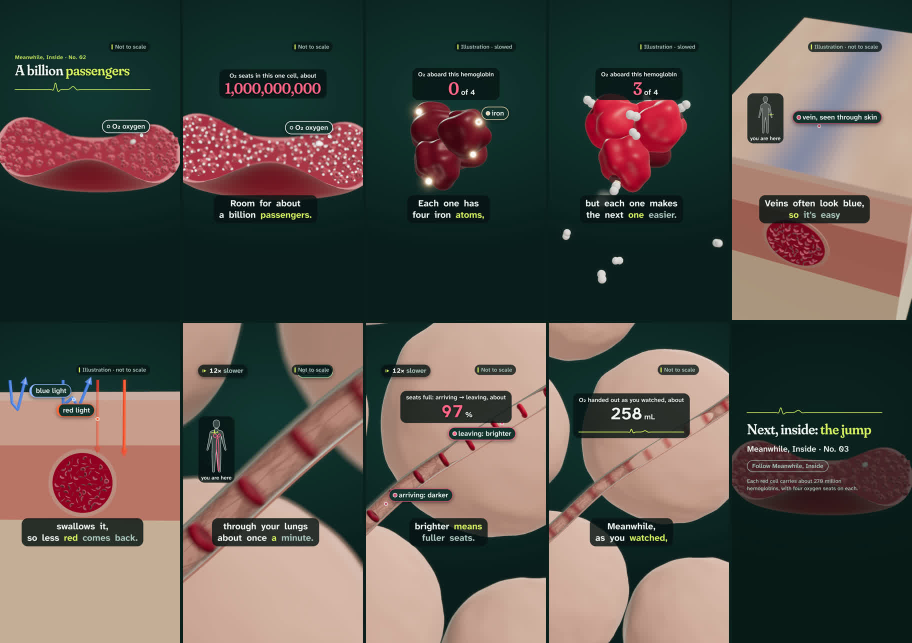
#> input picture films/channels/body/ep02/review/stills-ep02.jpg, 1824 x 1286 px, given in place of p3-start-kernels-bubble.webp, which was not available (shown at 1/2 size)
$ python render.py ../../../body/ep02/review/stills-ep02.jpg out.png out.png
#> lines starting #> are read from the running program, lines starting #| are printed output that depends on the picture
"""Reality Rulebook S3 Part 3: one-pass picture render.
  seg1.mp4 (the owner's kernel clip with a speed ramp) -> dissolve -> the owner's two stills with a camera push and a
  bubble-pop reveal (start still -> end still), plus counter / captions / schematic card in Episode 1-2's look.
  python3 -I render.py full out.mp4        render the whole picture
  python3 -I render.py frames t1,t2,...    write check PNGs
"""
import math, random, subprocess, sys
from pathlib import Path
import numpy as np
from PIL import Image, ImageDraw, ImageFont, ImageFilter

sys.path.insert(0, str(Path(__file__).parent))
from cfg import *

HERE = Path(__file__).parent
ST = HERE.parent.parent / "reference/clips/ep3"
FB = "/usr/share/fonts/truetype/dejavu/DejaVuSans-Bold.ttf"
FR = "/usr/share/fonts/truetype/dejavu/DejaVuSans.ttf"

S_IM = Image.open(ST / "p3-start-kernels-bubble.webp").convert("RGB")
#> S_IM is the input picture: PIL image 1824x1286 RGB; mean R, G, B 84.8, 80, 73.6
E_IM = Image.open(ST / "p3-end-droplet-ring.webp").convert("RGB")
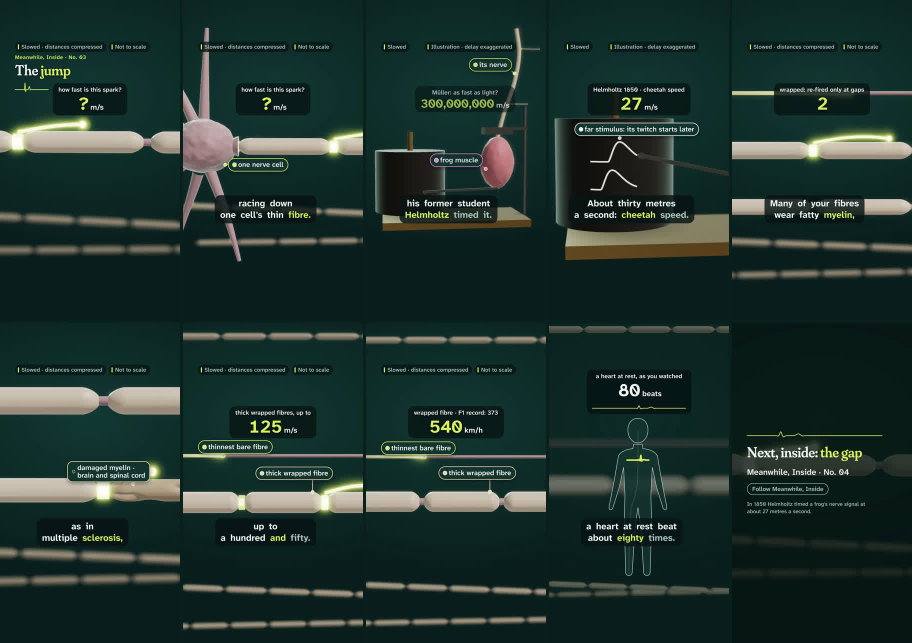
#> input picture films/channels/body/ep03/review/stills-ep03.jpg, 1824 x 1286 px, given in place of p3-end-droplet-ring.webp, which was not available (shown at 1/2 size)
#> E_IM is the input picture: PIL image 1824x1286 RGB; mean R, G, B 31.5, 51.5, 46
SW, SH = S_IM.size                      # 941 x 1672
#> SW = 1824; SH = 1286
SA = np.asarray(S_IM).astype(np.float32)
EA = np.asarray(E_IM).astype(np.float32)

BX, BY, BR = 448.0, 804.0, 190.0        # bubble centre / radius in the start still
PX, PY = 436.0, 975.0                   # where the popcorn touches the bubble: the hole opens here
R_END = 780.0
T_REVEAL = 7.0                          # seconds for the hole to sweep the frame (1,000x slower)
YY, XX = np.mgrid[0:SH, 0:SW].astype(np.float32)
D_P = np.sqrt((XX - PX) ** 2 + (YY - PY) ** 2)
D_B = np.sqrt((XX - BX) ** 2 + (YY - BY) ** 2)
DISK = np.clip((BR + 3 - D_B) / 3.0, 0, 1)
SOFT = 2.5 + (1 - DISK) * 90.0
ANG = (np.arctan2(YY - BY, XX - BX) / (2 * math.pi) + 0.5)


def hsv2rgb(h, s, v):
    i = np.floor(h * 6).astype(np.int32) % 6
    f = h * 6 - np.floor(h * 6)
    p, q, t = v * (1 - s), v * (1 - f * s), v * (1 - (1 - f) * s)
    r = np.choose(i, [v, q, p, p, t, v]); g = np.choose(i, [t, v, v, q, p, p]); b = np.choose(i, [p, p, t, v, v, q])
#> after `r = np.choose(i, [v, q, p, p, t, v])`:
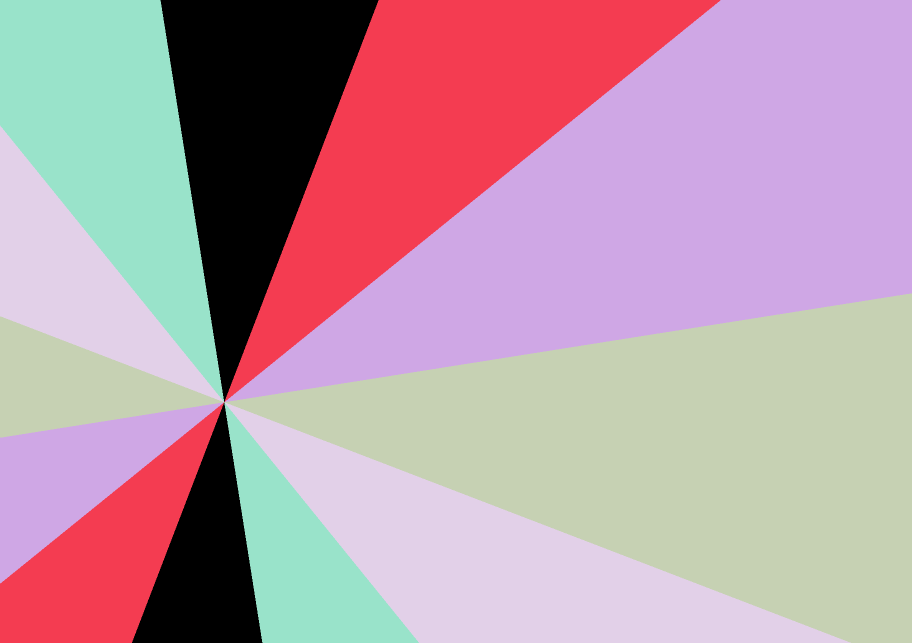
#> i: shape (1286, 1824) int32 (shown at 1/2 size); 6 distinct labels, from 0 to 5; one colour per label, 0 black
    return np.stack([r, g, b], -1)


RAINBOW = hsv2rgb((ANG * 2.0 + 0.55) % 1.0, np.full_like(ANG, 0.55), np.full_like(ANG, 1.0)) * 255.0


def ease(x):
    x = min(max(x, 0.0), 1.0)
    return 0.5 - 0.5 * math.cos(math.pi * x)


def lerp(a, b, x):
    return a + (b - a) * x


# [11 lines left out: function cam, not called in this run]


# droplets the film sheds as the hole sweeps (they sit on the revealed still's own frozen droplets)
rng = random.Random(7)
PARTS = []
while len(PARTS) < 150:
    ts = rng.uniform(0.9, 6.3)                      # seconds after the pop
    u = ts / T_REVEAL
    r = R_END * (u ** 0.85)
    th = rng.uniform(0, 2 * math.pi)
    x, y = PX + r * math.cos(th), PY + r * math.sin(th)
    if math.hypot(x - BX, y - BY) > BR - 6:
        continue
    ox, oy = x - BX, y - BY
    n = math.hypot(ox, oy) or 1.0
    sp = rng.uniform(14, 34)
    PARTS.append(dict(ts=ts, x=x, y=y, vx=ox / n * sp + rng.uniform(-6, 6), vy=oy / n * sp + rng.uniform(-9, 3),
                      s=rng.uniform(1.3, 3.2), life=rng.uniform(2.2, 3.4)))
#> in counter_img, `im = Image.new('RGBA', (W, H), (0, 0, 0, 0))`: im: PIL image 1080x1920 RGBA; every value is 0


# [44 lines left out: functions still_frame, render_still, not called in this run]


# ---------- overlays (counter, captions, schematic card) ----------
def _patch(im):
    a = np.asarray(im).astype(np.float32)
    al = a[..., 3] / 255.0
    ys, xs = np.nonzero(al > 0.003)
#> ys = 9887 values from 318 to 492; xs = 9887 values, max 950 at index 5923, min 699 at index 7049, mean 783.9
    y0, y1, x0, x1 = ys.min(), ys.max() + 1, xs.min(), xs.max() + 1
#> y0 = 318; y1 = 493; x0 = 699; x1 = 951
    return dict(x0=x0, y0=y0, x1=x1, y1=y1, rgb=a[y0:y1, x0:x1, :3], al=al[y0:y1, x0:x1])


def counter_img(num, l1, l2):
    im = Image.new("RGBA", (W, H), (0, 0, 0, 0)); d = ImageDraw.Draw(im)
    x = 700
    d.text((x, 378), num, font=ImageFont.truetype(FB, 78), fill=(18, 28, 40, 255), anchor="ls", stroke_width=3, stroke_fill=(255, 255, 255, 170))
    d.rectangle((x, 404, x + 64, 408), fill=(47, 85, 255, 255))
    f = ImageFont.truetype(FR, 26)
    d.text((x, 446), l1, font=f, fill=(24, 36, 52, 255), anchor="ls", stroke_width=2, stroke_fill=(255, 255, 255, 190))
    d.text((x, 486), l2, font=f, fill=(24, 36, 52, 255), anchor="ls", stroke_width=2, stroke_fill=(255, 255, 255, 190))
    return _patch(im)


def caption_img(text):
    im = Image.new("RGBA", (W, H), (0, 0, 0, 0)); d = ImageDraw.Draw(im)
    f = ImageFont.truetype(FB, 40)
    sh = Image.new("RGBA", (W, H), (0, 0, 0, 0)); ds = ImageDraw.Draw(sh)
    ds.multiline_text((W // 2 + 2, 1376 + 3), text, font=f, fill=(0, 0, 0, 170), anchor="mm", align="center", spacing=14, stroke_width=4, stroke_fill=(0, 0, 0, 170))
    sh = sh.filter(ImageFilter.GaussianBlur(2.0))
    im = Image.alpha_composite(im, sh); d = ImageDraw.Draw(im)
    d.multiline_text((W // 2, 1376), text, font=f, fill=(255, 255, 255, 255), anchor="mm", align="center", spacing=14, stroke_width=2, stroke_fill=(10, 14, 20, 235))
    return _patch(im)
#> in _patch (call 6), `al = a[..., 3] / 255.0`:
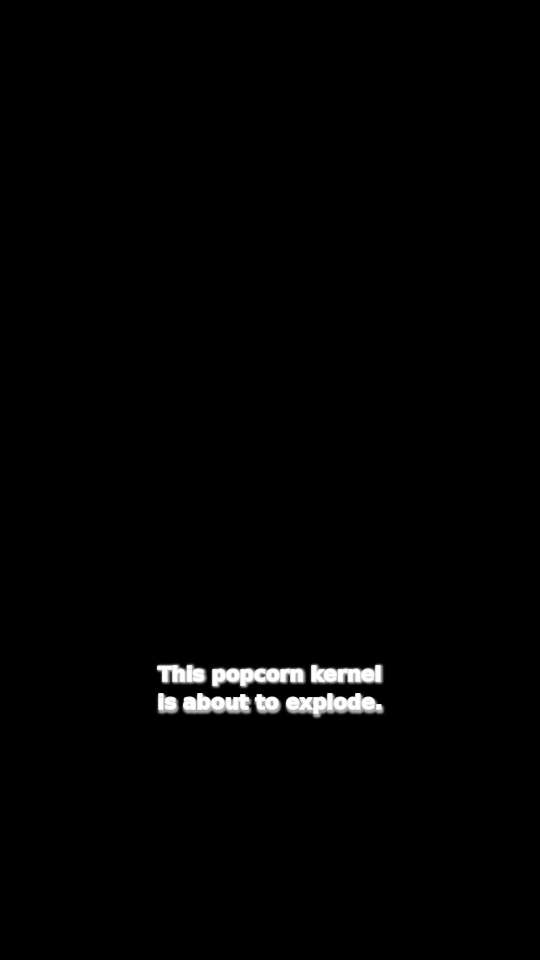
#> al: shape (1920, 1080) float32 (shown at 1/2 size); min 0, max 1, mean 0.0112
#> in _patch (call 6), `y0, y1, x0, x1 = ys.min(), ys.max() + 1, xs.min(), xs.max() + 1`: y0 = 1324; y1 = 1440; x0 = 309; x1 = 772


def card_img():
    im = Image.new("RGBA", (W, H), (0, 0, 0, 0))
    sh = Image.new("RGBA", (W, H), (0, 0, 0, 0)); ImageDraw.Draw(sh).rounded_rectangle((64, 1488, 640, 1800), 28, fill=(0, 0, 0, 90))
    im = Image.alpha_composite(im, sh.filter(ImageFilter.GaussianBlur(10)))
    d = ImageDraw.Draw(im)
    d.rounded_rectangle((56, 1478, 632, 1788), 28, fill=(252, 250, 246, 238))
    d.text((92, 1522), "HOLE EDGE", font=ImageFont.truetype(FB, 27), fill=(62, 74, 92, 255), anchor="ls")
    cx, cy, r = 190, 1650, 76
    d.ellipse((cx - r, cy - r, cx + r, cy + r), outline=(150, 170, 200, 255), width=5)
    d.arc((cx - r, cy - r, cx + r, cy + r), start=200, end=470, fill=(47, 85, 255, 255), width=8)
    ex, ey = cx + r * math.cos(math.radians(470)), cy + r * math.sin(math.radians(470))
    ang = math.radians(470 + 90)
    tip = (ex + 22 * math.cos(ang), ey + 22 * math.sin(ang))
    l = (ex + 14 * math.cos(ang - 2.2), ey + 14 * math.sin(ang - 2.2)); rr = (ex + 14 * math.cos(ang + 2.2), ey + 14 * math.sin(ang + 2.2))
    d.polygon([tip, l, rr], fill=(47, 85, 255, 255))
    d.text((310, 1636), "about 16 mph", font=ImageFont.truetype(FB, 36), fill=(18, 28, 40, 255), anchor="ls")
    d.text((310, 1680), "in real life", font=ImageFont.truetype(FR, 27), fill=(78, 90, 108, 255), anchor="ls")
    return _patch(im)


def build_overlays():
    ov = dict(counter=[(s, e, _c) for (n, a, b, s, e) in COUNTER for _c in [counter_img(n, a, b)]],
              caps=[(s, e, caption_img(tx)) for (tx, s, e) in CAPS],
              card=(CARD[0], CARD[1], card_img()))
#> in caption_img (call 3), `sh = sh.filter(ImageFilter.GaussianBlur(2.0))`:
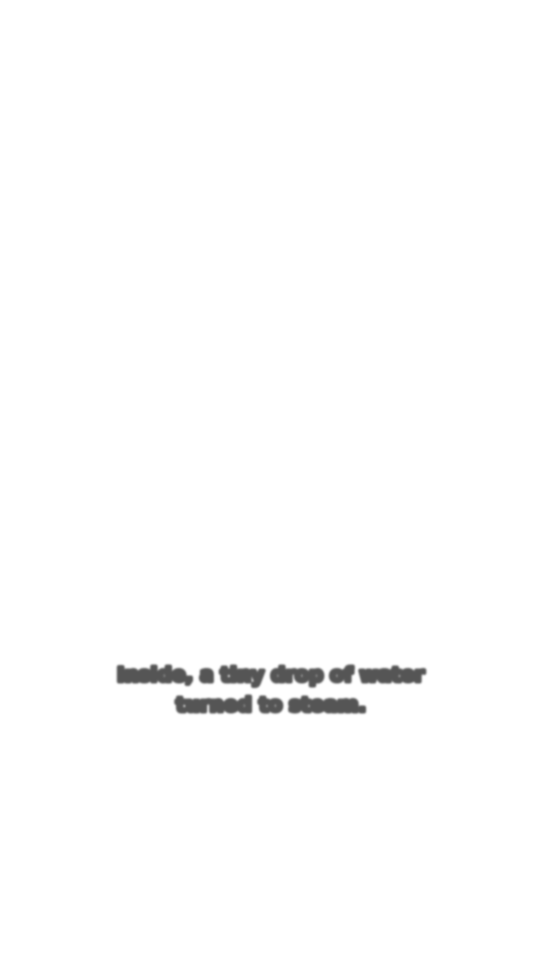
#> sh: PIL image 1080x1920 RGBA (shown at 1/2 size); mean R, G, B, A 0, 0, 0, 2.2; transparent parts drawn white
#> in _patch (call 12), `a = np.asarray(im).astype(np.float32)`:
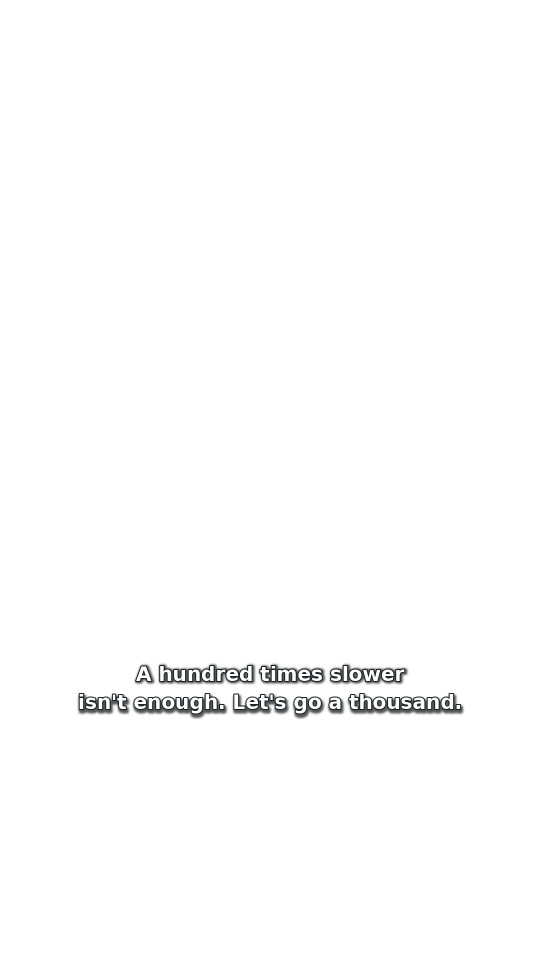
#> a: shape (1920, 1080, 4) float32 (shown at 1/2 size); mean R, G, B, A 1.9, 1.9, 2, 4.1; transparent parts drawn white
#> in _patch (call 12), `y0, y1, x0, x1 = ys.min(), ys.max() + 1, xs.min(), xs.max() + 1`: y1 = 1441; x0 = 152; x1 = 931
#> in _patch (call 15), `al = a[..., 3] / 255.0`:
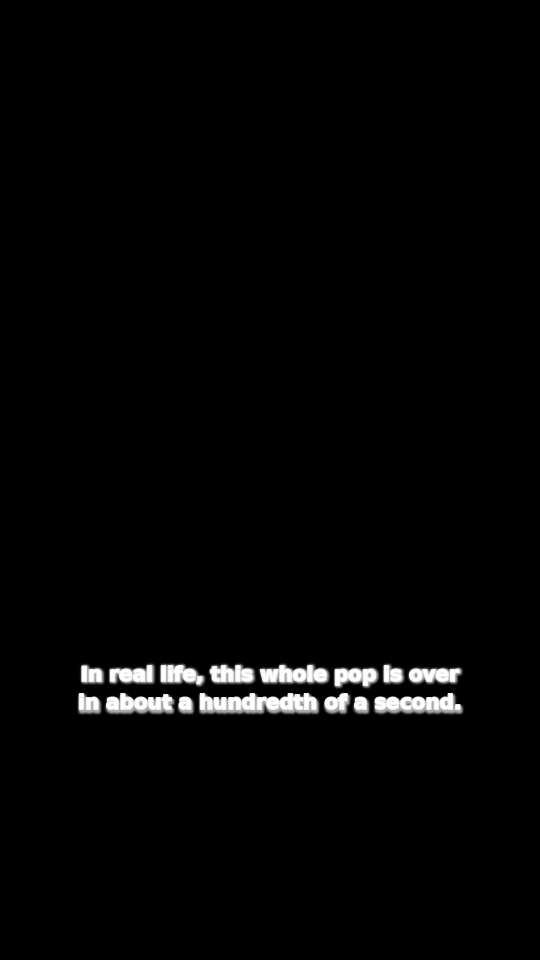
#> al: shape (1920, 1080) float32 (shown at 1/2 size); min 0, max 1, mean 0.0184
#> in _patch (call 15), `y0, y1, x0, x1 = ys.min(), ys.max() + 1, xs.min(), xs.max() + 1`: y1 = 1432; x0 = 152; x1 = 930
#> in caption_img (call 11), `sh = sh.filter(ImageFilter.GaussianBlur(2.0))`:
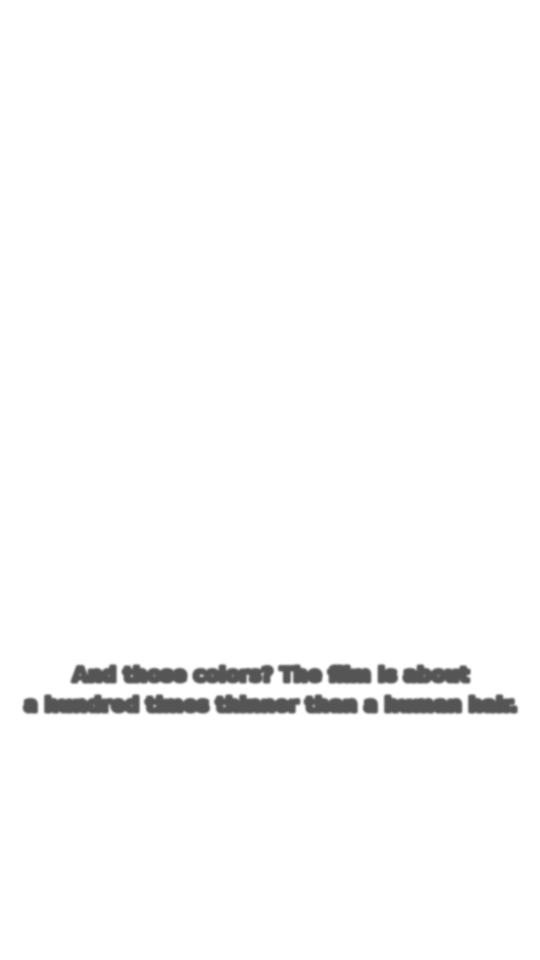
#> sh: PIL image 1080x1920 RGBA (shown at 1/2 size); mean R, G, B, A 0, 0, 0, 4; transparent parts drawn white
#> ov = 3 items
    return ov


# [6 lines left out: function paste, not called in this run]


def window(t, s, e, fade=0.22):
    return min(1.0, max(0.0, (t - s) / fade), max(0.0, (e - t) / fade))


# [26 lines left out: functions overlay_frame, seg1_frames, not called in this run]


def seg1_at(t):
    r = subprocess.run(["ffmpeg", "-v", "error", "-ss", f"{t:.3f}", "-i", str(HERE / "seg1.mp4"), "-frames:v", "1", "-f", "rawvideo", "-pix_fmt", "rgb24", "-"], capture_output=True)
    return np.frombuffer(r.stdout, np.uint8).reshape(H, W, 3).astype(np.float32)


XF0, XF1 = 19.3, 20.0


# [12 lines left out: function compose, not called in this run]


def main():
    mode = sys.argv[1]
    if mode == "plain":     # one clean still-frame (no overlays) for the cover
        Image.fromarray(np.clip(render_still(float(sys.argv[2])), 0, 255).astype(np.uint8)).save(sys.argv[3]); return
    ov = build_overlays()
#> ov = 3 items
    if mode == "frames":
        out = Path(sys.argv[3]) if len(sys.argv) > 3 else HERE / "chk"
        out.mkdir(exist_ok=True)
        for t in [float(x) for x in sys.argv[2].split(",")]:
            s1 = seg1_at(min(t, 19.95)) if t < XF1 else None
            Image.fromarray(compose(t, s1, ov)).save(out / f"t{t:06.2f}.png")
            print("ok", t)
        return
    outp = sys.argv[2]
#> (the run stopped early here; a loop or call above may not have finished)
